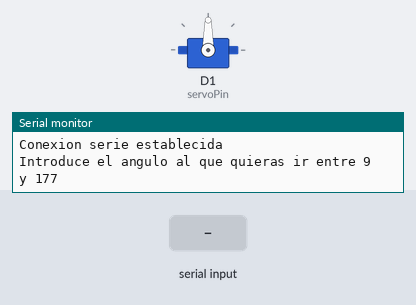
Simulated run of this sketch. Board: ESP8266 (NodeMCU). On the bench: servo, the last lines printed to the serial monitor. Inputs (shaded band) come from the test bench.

Above: at 1.2 s.
1.3 s: "90,45\n" received over Serial
At 2.5 s:
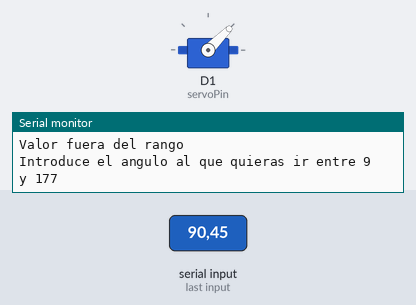
2.8 s: "30,150\n" received over Serial
At 4.0 s:
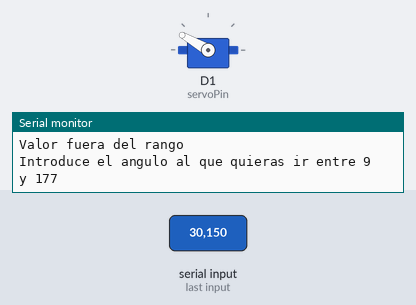
4.3 s: "90\n" received over Serial
At 4.9 s:
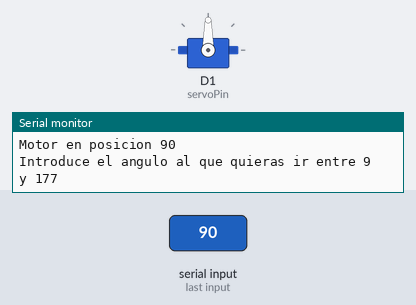
Timing chart, 0 to 7.3 s (numbered marks = the images above; inputs shaded):
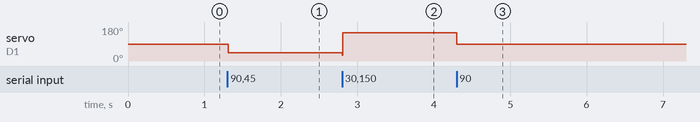

The sketch:

ServoPosicionPuertoSerie.ino
```cpp
//Programa para llevar un servo a un angulo dado via puerto serie
//Basado en https://www.youtube.com/watch?v=fE4m7TyLd8M&t=1299s
//***************************************************************************

#include <Servo.h>  //Libreria del servo

Servo miMotor;    //Creamos objeto de tipo servo al que llamamos miMotor
int angulo=90;    //Angulo al que llevamos el motor
int servoDelay=25;
# define servoPin D1   //Para NodeMCU
//int servoPin=12;     //Para Arduino
int maxAngulo=177;
int minAngulo=9;
//He usado este mismo programa para determinar los valores max y minimos de mi motor MG9996R
//Entre estos valores el motor no tiembla y hace un barrido de 180 grados


void setup() {
Serial.begin(9600);
//while(!Serial){}  //Descomentar con Leonardo: esperamos a que la conexion esté establecida.
Serial.println("Conexion serie establecida");
miMotor.attach(servoPin);  //Indicamos el pin al que conectamos el motor

}

void loop() {

Serial.print("Introduce el angulo al que quieras ir entre " ); Serial.print(minAngulo); Serial.print(" y "); Serial.println(maxAngulo);
while (Serial.available()==0) {}  //Esperamos aqui hasta que se introduzca algo en el puerto serie
angulo=Serial.parseInt();         //Leemos la entrada de usuario. Ojo, no usar Serial.read() para evitar problema de lectura en ASCII

  if((angulo>=minAngulo)&&(angulo<=maxAngulo)){  //Comprobamos que el agulo está dentro del rango del motor
  miMotor.write(angulo);            //LLevamos el motor a esa posicion
  Serial.print("Motor en posicion ");
  Serial.println(angulo);
  }
  else Serial.println("Valor fuera del rango");
}
```

Measured:
- after the input at 1.3 s, servo on D1 (servoPin): 90° → 45° at once
- after the input at 2.8 s, servo on D1 (servoPin): 45° → 150° at once
- after the input at 4.3 s, servo on D1 (servoPin): 150° → 90° at once
